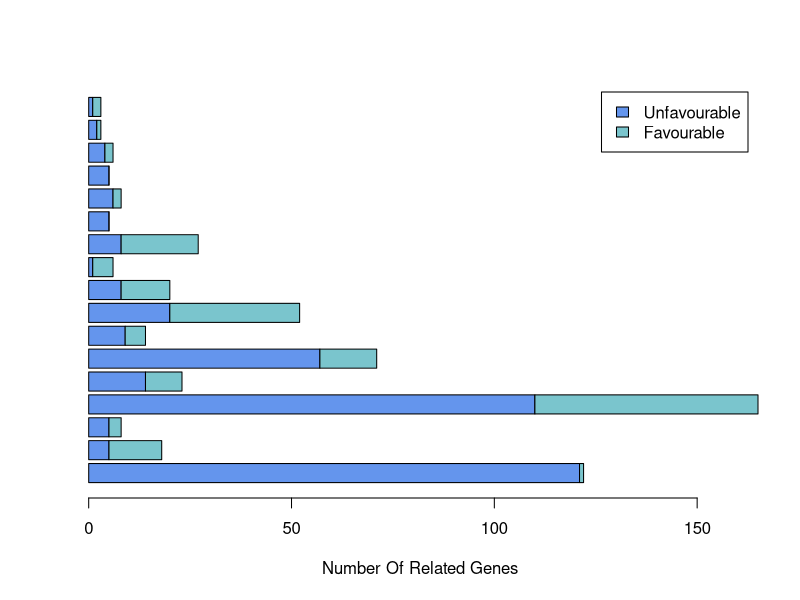

This chart was generated by the following R code:
nums <- read.table("CancerCount.csv",sep = ",", header = TRUE)


mat <- matrix(c(nums$Unfavourable, nums$Favourable), ncol=2) 

barplot(t(mat), horiz = TRUE, xlab = "Number Of Related Genes", col = c( "cornflowerblue","cadetblue3"), legend = c("Unfavourable", "Favourable"))
